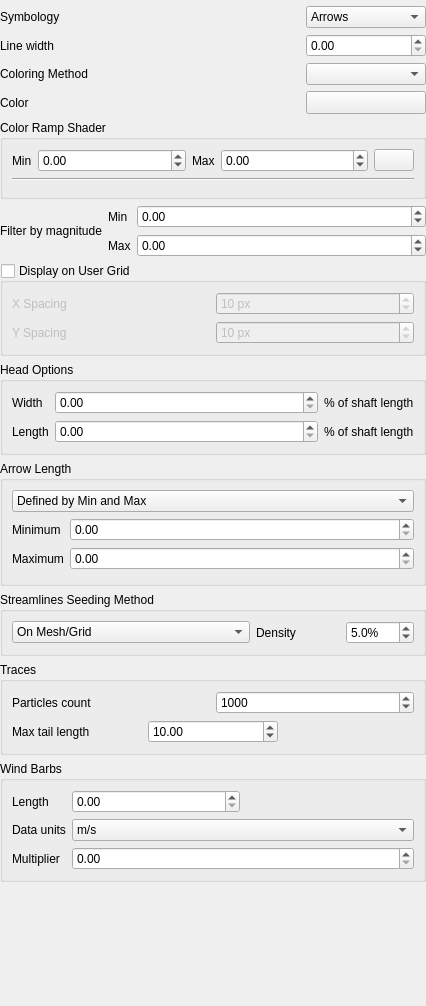
<?xml version="1.0" encoding="UTF-8"?>
<ui version="4.0">
 <class>QgsVectorFieldSettingsWidgetBase</class>
 <widget class="QWidget" name="QgsVectorFieldSettingsWidgetBase">
  <property name="geometry">
   <rect>
    <x>0</x>
    <y>0</y>
    <width>426</width>
    <height>1006</height>
   </rect>
  </property>
  <property name="windowTitle">
   <string notr="true">Form</string>
  </property>
  <layout class="QGridLayout" name="gridLayout">
   <property name="leftMargin">
    <number>0</number>
   </property>
   <property name="topMargin">
    <number>0</number>
   </property>
   <property name="rightMargin">
    <number>0</number>
   </property>
   <property name="bottomMargin">
    <number>0</number>
   </property>
   <item row="16" column="0">
    <spacer name="verticalSpacer">
     <property name="orientation">
      <enum>Qt::Vertical</enum>
     </property>
     <property name="sizeHint" stdset="0">
      <size>
       <width>20</width>
       <height>0</height>
      </size>
     </property>
    </spacer>
   </item>
   <item row="7" column="0" colspan="2">
    <layout class="QGridLayout" name="gridLayout_3">
     <item row="0" column="0" rowspan="2">
      <widget class="QLabel" name="filterByMagnitudeLabel">
       <property name="text">
        <string>Filter by magnitude</string>
       </property>
      </widget>
     </item>
     <item row="1" column="1">
      <widget class="QLabel" name="maximumMagLabel">
       <property name="text">
        <string>Max</string>
       </property>
      </widget>
     </item>
     <item row="1" column="2">
      <widget class="QgsDoubleSpinBox" name="mMaxMagSpinBox">
       <property name="sizePolicy">
        <sizepolicy hsizetype="Expanding" vsizetype="Fixed">
         <horstretch>0</horstretch>
         <verstretch>0</verstretch>
        </sizepolicy>
       </property>
       <property name="minimum">
        <double>-1000000000000000.000000000000000</double>
       </property>
       <property name="maximum">
        <double>1000000000000000.000000000000000</double>
       </property>
      </widget>
     </item>
     <item row="0" column="1">
      <widget class="QLabel" name="minimumMagLabel">
       <property name="text">
        <string>Min</string>
       </property>
      </widget>
     </item>
     <item row="0" column="2">
      <widget class="QgsDoubleSpinBox" name="mMinMagSpinBox">
       <property name="minimum">
        <double>-1000000000000000.000000000000000</double>
       </property>
       <property name="maximum">
        <double>1000000000000000.000000000000000</double>
       </property>
      </widget>
     </item>
    </layout>
   </item>
   <item row="5" column="1">
    <widget class="QgsColorButton" name="mColorWidget">
     <property name="minimumSize">
      <size>
       <width>120</width>
       <height>0</height>
      </size>
     </property>
    </widget>
   </item>
   <item row="6" column="0" colspan="2">
    <widget class="QgsCollapsibleGroupBox" name="mColorRampShaderGroupBox">
     <property name="title">
      <string>Color Ramp Shader</string>
     </property>
     <layout class="QGridLayout" name="gridLayout_5">
      <item row="0" column="2">
       <widget class="QLabel" name="label_5">
        <property name="text">
         <string>Max</string>
        </property>
       </widget>
      </item>
      <item row="0" column="4">
       <widget class="QPushButton" name="mColorRampShaderLoadButton">
        <property name="toolTip">
         <string>Load</string>
        </property>
        <property name="icon">
         <iconset resource="../../../images/images.qrc">
          <normaloff>:/images/themes/default/mActionRefresh.svg</normaloff>:/images/themes/default/mActionRefresh.svg</iconset>
        </property>
       </widget>
      </item>
      <item row="2" column="0" colspan="5">
       <widget class="QgsColorRampShaderWidget" name="mColorRampShaderWidget" native="true">
        <property name="minimumSize">
         <size>
          <width>0</width>
          <height>0</height>
         </size>
        </property>
       </widget>
      </item>
      <item row="1" column="0" colspan="5">
       <widget class="Line" name="line">
        <property name="minimumSize">
         <size>
          <width>0</width>
          <height>0</height>
         </size>
        </property>
        <property name="orientation">
         <enum>Qt::Horizontal</enum>
        </property>
       </widget>
      </item>
      <item row="0" column="3">
       <widget class="QgsDoubleSpinBox" name="mColorRampShaderMaximumSpinBox">
        <property name="sizePolicy">
         <sizepolicy hsizetype="Expanding" vsizetype="Fixed">
          <horstretch>0</horstretch>
          <verstretch>0</verstretch>
         </sizepolicy>
        </property>
        <property name="minimum">
         <double>-1000000000000000.000000000000000</double>
        </property>
        <property name="maximum">
         <double>1000000000000000.000000000000000</double>
        </property>
       </widget>
      </item>
      <item row="0" column="0">
       <widget class="QLabel" name="label">
        <property name="text">
         <string>Min</string>
        </property>
       </widget>
      </item>
      <item row="0" column="1">
       <widget class="QgsDoubleSpinBox" name="mColorRampShaderMinimumSpinBox">
        <property name="sizePolicy">
         <sizepolicy hsizetype="Expanding" vsizetype="Fixed">
          <horstretch>0</horstretch>
          <verstretch>0</verstretch>
         </sizepolicy>
        </property>
        <property name="minimum">
         <double>-1000000000000000.000000000000000</double>
        </property>
        <property name="maximum">
         <double>1000000000000000.000000000000000</double>
        </property>
       </widget>
      </item>
     </layout>
    </widget>
   </item>
   <item row="4" column="1">
    <widget class="QComboBox" name="mColoringMethodComboBox"/>
   </item>
   <item row="3" column="1">
    <widget class="QgsDoubleSpinBox" name="mLineWidthSpinBox">
     <property name="sizePolicy">
      <sizepolicy hsizetype="Ignored" vsizetype="Preferred">
       <horstretch>0</horstretch>
       <verstretch>0</verstretch>
      </sizepolicy>
     </property>
    </widget>
   </item>
   <item row="2" column="1">
    <widget class="QComboBox" name="mSymbologyVectorComboBox">
     <item>
      <property name="text">
       <string>Arrows</string>
      </property>
     </item>
     <item>
      <property name="text">
       <string>Streamlines</string>
      </property>
     </item>
     <item>
      <property name="text">
       <string>Traces</string>
      </property>
     </item>
     <item>
      <property name="text">
       <string>Wind Barbs</string>
      </property>
     </item>
    </widget>
   </item>
   <item row="1" column="0">
    <widget class="QWidget" name="widget" native="true">
     <layout class="QVBoxLayout" name="verticalLayout_5">
      <property name="leftMargin">
       <number>0</number>
      </property>
      <property name="topMargin">
       <number>0</number>
      </property>
      <property name="rightMargin">
       <number>0</number>
      </property>
      <property name="bottomMargin">
       <number>0</number>
      </property>
     </layout>
    </widget>
   </item>
   <item row="11" column="0" colspan="2">
    <widget class="QGroupBox" name="mHeadOptionsGroupBox">
     <property name="title">
      <string>Head Options</string>
     </property>
     <layout class="QGridLayout" name="gridLayout_4">
      <item row="1" column="2">
       <widget class="QLabel" name="percShaftLenLabel_2">
        <property name="text">
         <string>% of shaft length</string>
        </property>
       </widget>
      </item>
      <item row="0" column="1">
       <widget class="QgsDoubleSpinBox" name="mHeadWidthSpinBox">
        <property name="maximum">
         <double>100.000000000000000</double>
        </property>
       </widget>
      </item>
      <item row="1" column="1">
       <widget class="QgsDoubleSpinBox" name="mHeadLengthSpinBox">
        <property name="sizePolicy">
         <sizepolicy hsizetype="Expanding" vsizetype="Fixed">
          <horstretch>0</horstretch>
          <verstretch>0</verstretch>
         </sizepolicy>
        </property>
        <property name="maximum">
         <double>100.000000000000000</double>
        </property>
       </widget>
      </item>
      <item row="0" column="2">
       <widget class="QLabel" name="percShaftLenLabel">
        <property name="text">
         <string>% of shaft length</string>
        </property>
       </widget>
      </item>
      <item row="1" column="0">
       <widget class="QLabel" name="headLengthLabel">
        <property name="text">
         <string>Length</string>
        </property>
       </widget>
      </item>
      <item row="0" column="0">
       <widget class="QLabel" name="headWidthLabel">
        <property name="text">
         <string>Width</string>
        </property>
       </widget>
      </item>
     </layout>
    </widget>
   </item>
   <item row="4" column="0">
    <widget class="QLabel" name="label_4">
     <property name="text">
      <string>Coloring Method</string>
     </property>
    </widget>
   </item>
   <item row="13" column="0" colspan="2">
    <widget class="QGroupBox" name="mStreamlineWidget">
     <property name="title">
      <string>Streamlines Seeding Method</string>
     </property>
     <layout class="QHBoxLayout" name="horizontalLayout_4" stretch="3,2">
      <item>
       <widget class="QComboBox" name="mStreamlinesSeedingMethodComboBox">
        <item>
         <property name="text">
          <string>On Mesh/Grid</string>
         </property>
        </item>
        <item>
         <property name="text">
          <string>Randomly</string>
         </property>
        </item>
       </widget>
      </item>
      <item>
       <layout class="QHBoxLayout" name="horizontalLayout" stretch="1,0">
        <property name="topMargin">
         <number>0</number>
        </property>
        <item>
         <widget class="QLabel" name="mStreamlinesDensityLabel">
          <property name="text">
           <string>Density</string>
          </property>
         </widget>
        </item>
        <item>
         <widget class="QgsDoubleSpinBox" name="mStreamlinesDensitySpinBox">
          <property name="suffix">
           <string>%</string>
          </property>
          <property name="decimals">
           <number>1</number>
          </property>
          <property name="value">
           <double>5.000000000000000</double>
          </property>
         </widget>
        </item>
       </layout>
      </item>
     </layout>
    </widget>
   </item>
   <item row="10" column="0" colspan="2">
    <widget class="QGroupBox" name="mDisplayVectorsOnGridGroupBox">
     <property name="title">
      <string>Display on User Grid</string>
     </property>
     <property name="checkable">
      <bool>true</bool>
     </property>
     <property name="checked">
      <bool>false</bool>
     </property>
     <layout class="QGridLayout" name="gridLayout_2">
      <item row="0" column="0">
       <widget class="QLabel" name="xSpacingLabel">
        <property name="text">
         <string>X Spacing</string>
        </property>
       </widget>
      </item>
      <item row="0" column="1">
       <widget class="QgsSpinBox" name="mXSpacingSpinBox">
        <property name="suffix">
         <string> px</string>
        </property>
        <property name="minimum">
         <number>1</number>
        </property>
        <property name="maximum">
         <number>8000</number>
        </property>
        <property name="singleStep">
         <number>10</number>
        </property>
        <property name="value">
         <number>10</number>
        </property>
       </widget>
      </item>
      <item row="1" column="0">
       <widget class="QLabel" name="ySpacingLabel">
        <property name="text">
         <string>Y Spacing</string>
        </property>
       </widget>
      </item>
      <item row="1" column="1">
       <widget class="QgsSpinBox" name="mYSpacingSpinBox">
        <property name="suffix">
         <string> px</string>
        </property>
        <property name="minimum">
         <number>1</number>
        </property>
        <property name="maximum">
         <number>5000</number>
        </property>
        <property name="singleStep">
         <number>10</number>
        </property>
        <property name="value">
         <number>10</number>
        </property>
       </widget>
      </item>
     </layout>
    </widget>
   </item>
   <item row="2" column="0">
    <widget class="QLabel" name="symbologyLabel">
     <property name="text">
      <string>Symbology</string>
     </property>
    </widget>
   </item>
   <item row="3" column="0">
    <widget class="QLabel" name="label_6">
     <property name="text">
      <string>Line width</string>
     </property>
    </widget>
   </item>
   <item row="5" column="0">
    <widget class="QLabel" name="mSingleColorLabel">
     <property name="text">
      <string>Color</string>
     </property>
    </widget>
   </item>
   <item row="12" column="0" colspan="2">
    <widget class="QGroupBox" name="mArrowLengthGroupBox">
     <property name="title">
      <string>Arrow Length</string>
     </property>
     <layout class="QVBoxLayout" name="verticalLayout_2">
      <item>
       <widget class="QComboBox" name="mShaftLengthComboBox">
        <property name="minimumSize">
         <size>
          <width>0</width>
          <height>0</height>
         </size>
        </property>
        <property name="sizeAdjustPolicy">
         <enum>QComboBox::AdjustToContents</enum>
        </property>
        <item>
         <property name="text">
          <string>Defined by Min and Max</string>
         </property>
        </item>
        <item>
         <property name="text">
          <string>Scaled to Magnitude</string>
         </property>
        </item>
        <item>
         <property name="text">
          <string>Fixed</string>
         </property>
        </item>
       </widget>
      </item>
      <item>
       <widget class="QStackedWidget" name="mShaftOptionsStackedWidget">
        <property name="currentIndex">
         <number>0</number>
        </property>
        <widget class="QWidget" name="page">
         <layout class="QFormLayout" name="formLayout">
          <property name="leftMargin">
           <number>0</number>
          </property>
          <property name="topMargin">
           <number>0</number>
          </property>
          <property name="rightMargin">
           <number>0</number>
          </property>
          <property name="bottomMargin">
           <number>0</number>
          </property>
          <item row="2" column="0">
           <widget class="QLabel" name="minimumShaftLabel">
            <property name="text">
             <string>Minimum</string>
            </property>
           </widget>
          </item>
          <item row="4" column="0">
           <widget class="QLabel" name="maximumShaftLabel">
            <property name="text">
             <string>Maximum</string>
            </property>
           </widget>
          </item>
          <item row="2" column="1">
           <widget class="QgsDoubleSpinBox" name="mMinimumShaftSpinBox"/>
          </item>
          <item row="4" column="1">
           <widget class="QgsDoubleSpinBox" name="mMaximumShaftSpinBox"/>
          </item>
         </layout>
        </widget>
        <widget class="QWidget" name="page_2">
         <layout class="QFormLayout" name="formLayout_2">
          <property name="leftMargin">
           <number>0</number>
          </property>
          <property name="topMargin">
           <number>0</number>
          </property>
          <property name="rightMargin">
           <number>0</number>
          </property>
          <property name="bottomMargin">
           <number>0</number>
          </property>
          <item row="0" column="1">
           <widget class="QgsDoubleSpinBox" name="mScaleShaftByFactorOfSpinBox">
            <property name="sizePolicy">
             <sizepolicy hsizetype="Expanding" vsizetype="Fixed">
              <horstretch>0</horstretch>
              <verstretch>0</verstretch>
             </sizepolicy>
            </property>
           </widget>
          </item>
          <item row="0" column="0">
           <widget class="QLabel" name="scaleByFactorOfLabel">
            <property name="text">
             <string>Scale by a factor of</string>
            </property>
           </widget>
          </item>
         </layout>
        </widget>
        <widget class="QWidget" name="page_3">
         <layout class="QFormLayout" name="formLayout_3">
          <property name="leftMargin">
           <number>0</number>
          </property>
          <property name="topMargin">
           <number>0</number>
          </property>
          <property name="rightMargin">
           <number>0</number>
          </property>
          <property name="bottomMargin">
           <number>0</number>
          </property>
          <item row="0" column="1">
           <widget class="QgsDoubleSpinBox" name="mShaftLengthSpinBox"/>
          </item>
          <item row="0" column="0">
           <widget class="QLabel" name="LengthLabel">
            <property name="text">
             <string>Length</string>
            </property>
           </widget>
          </item>
         </layout>
        </widget>
       </widget>
      </item>
     </layout>
    </widget>
   </item>
   <item row="14" column="0" colspan="2">
    <widget class="QGroupBox" name="mTracesGroupBox">
     <property name="title">
      <string>Traces</string>
     </property>
     <layout class="QVBoxLayout" name="verticalLayout_6">
      <property name="sizeConstraint">
       <enum>QLayout::SetDefaultConstraint</enum>
      </property>
      <item>
       <layout class="QHBoxLayout" name="horizontalLayout_6">
        <property name="topMargin">
         <number>0</number>
        </property>
        <item>
         <widget class="QLabel" name="label_2">
          <property name="text">
           <string>Particles count</string>
          </property>
         </widget>
        </item>
        <item>
         <widget class="QgsSpinBox" name="mTracesParticlesCountSpinBox">
          <property name="maximum">
           <number>1000000</number>
          </property>
          <property name="singleStep">
           <number>100</number>
          </property>
          <property name="value">
           <number>1000</number>
          </property>
         </widget>
        </item>
       </layout>
      </item>
      <item>
       <layout class="QHBoxLayout" name="horizontalLayout_7">
        <property name="topMargin">
         <number>0</number>
        </property>
        <item>
         <widget class="QLabel" name="label_3">
          <property name="text">
           <string>Max tail length</string>
          </property>
         </widget>
        </item>
        <item>
         <widget class="QgsDoubleSpinBox" name="mTracesMaxLengthSpinBox">
          <property name="sizePolicy">
           <sizepolicy hsizetype="Ignored" vsizetype="Fixed">
            <horstretch>0</horstretch>
            <verstretch>0</verstretch>
           </sizepolicy>
          </property>
          <property name="minimumSize">
           <size>
            <width>0</width>
            <height>0</height>
           </size>
          </property>
          <property name="maximumSize">
           <size>
            <width>16777215</width>
            <height>16777215</height>
           </size>
          </property>
          <property name="minimum">
           <double>1.000000000000000</double>
          </property>
          <property name="maximum">
           <double>99999999999999.000000000000000</double>
          </property>
          <property name="singleStep">
           <double>10.000000000000000</double>
          </property>
          <property name="value">
           <double>10.000000000000000</double>
          </property>
         </widget>
        </item>
        <item>
         <widget class="QgsUnitSelectionWidget" name="mTracesTailLengthMapUnitWidget" native="true"/>
        </item>
       </layout>
      </item>
     </layout>
    </widget>
   </item>
   <item row="15" column="0" colspan="2">
    <widget class="QGroupBox" name="mWindBarbGroupBox">
     <property name="title">
      <string>Wind Barbs</string>
     </property>
     <layout class="QFormLayout" name="formLayout_4">
      <item row="1" column="0">
       <widget class="QLabel" name="windBarbLengthLabel">
        <property name="text">
         <string>Length</string>
        </property>
       </widget>
      </item>
      <item row="2" column="0">
       <widget class="QLabel" name="windBarbUnitsLabel">
        <property name="text">
         <string>Data units</string>
        </property>
       </widget>
      </item>
      <item row="2" column="1">
       <widget class="QComboBox" name="mWindBarbUnitsComboBox">
        <property name="toolTip">
         <string>Select the units the data are in.&lt;br&gt;Values are converted to knots for rendering the wind barbs.</string>
        </property>
        <item>
         <property name="text">
          <string>m/s</string>
         </property>
        </item>
        <item>
         <property name="text">
          <string>km/h</string>
         </property>
        </item>
        <item>
         <property name="text">
          <string>knots</string>
         </property>
        </item>
        <item>
         <property name="text">
          <string>mi/h</string>
         </property>
        </item>
        <item>
         <property name="text">
          <string>ft/s</string>
         </property>
        </item>
        <item>
         <property name="text">
          <string>other units</string>
         </property>
        </item>
       </widget>
      </item>
      <item row="3" column="0">
       <widget class="QLabel" name="mWindBarbMagnitudeMultiplierLabel">
        <property name="text">
         <string>Multiplier</string>
        </property>
       </widget>
      </item>
      <item row="3" column="1">
       <widget class="QgsDoubleSpinBox" name="mWindBarbMagnitudeMultiplierSpinBox">
        <property name="toolTip">
         <string>Data will be multiplied by this value to be converted to knots (nautical miles per hour)</string>
        </property>
       </widget>
      </item>
      <item row="1" column="1">
       <layout class="QHBoxLayout" name="horizontalLayout_2">
        <item>
         <widget class="QgsDoubleSpinBox" name="mWindBarbLengthSpinBox">
          <property name="toolTip">
           <string>This defines the shaft length.&lt;br&gt;The pennants and barbs are scaled proportionally.</string>
          </property>
         </widget>
        </item>
        <item>
         <widget class="QgsUnitSelectionWidget" name="mWindBarbLengthMapUnitWidget" native="true"/>
        </item>
       </layout>
      </item>
     </layout>
    </widget>
   </item>
  </layout>
 </widget>
 <customwidgets>
  <customwidget>
   <class>QgsCollapsibleGroupBox</class>
   <extends>QGroupBox</extends>
   <header>qgscollapsiblegroupbox.h</header>
   <container>1</container>
  </customwidget>
  <customwidget>
   <class>QgsDoubleSpinBox</class>
   <extends>QDoubleSpinBox</extends>
   <header>qgsdoublespinbox.h</header>
  </customwidget>
  <customwidget>
   <class>QgsUnitSelectionWidget</class>
   <extends>QWidget</extends>
   <header>qgsunitselectionwidget.h</header>
   <container>1</container>
  </customwidget>
  <customwidget>
   <class>QgsColorRampShaderWidget</class>
   <extends>QWidget</extends>
   <header>qgscolorrampshaderwidget.h</header>
   <container>1</container>
  </customwidget>
  <customwidget>
   <class>QgsColorButton</class>
   <extends>QToolButton</extends>
   <header>qgscolorbutton.h</header>
   <container>1</container>
  </customwidget>
  <customwidget>
   <class>QgsSpinBox</class>
   <extends>QSpinBox</extends>
   <header>qgsspinbox.h</header>
  </customwidget>
 </customwidgets>
 <tabstops>
  <tabstop>mSymbologyVectorComboBox</tabstop>
  <tabstop>mLineWidthSpinBox</tabstop>
  <tabstop>mColoringMethodComboBox</tabstop>
  <tabstop>mColorWidget</tabstop>
  <tabstop>mColorRampShaderMinimumSpinBox</tabstop>
  <tabstop>mColorRampShaderMaximumSpinBox</tabstop>
  <tabstop>mColorRampShaderLoadButton</tabstop>
  <tabstop>mMinMagSpinBox</tabstop>
  <tabstop>mMaxMagSpinBox</tabstop>
  <tabstop>mDisplayVectorsOnGridGroupBox</tabstop>
  <tabstop>mXSpacingSpinBox</tabstop>
  <tabstop>mYSpacingSpinBox</tabstop>
  <tabstop>mHeadWidthSpinBox</tabstop>
  <tabstop>mHeadLengthSpinBox</tabstop>
  <tabstop>mShaftLengthComboBox</tabstop>
  <tabstop>mMinimumShaftSpinBox</tabstop>
  <tabstop>mMaximumShaftSpinBox</tabstop>
  <tabstop>mStreamlinesSeedingMethodComboBox</tabstop>
  <tabstop>mStreamlinesDensitySpinBox</tabstop>
  <tabstop>mTracesParticlesCountSpinBox</tabstop>
  <tabstop>mTracesMaxLengthSpinBox</tabstop>
  <tabstop>mScaleShaftByFactorOfSpinBox</tabstop>
  <tabstop>mShaftLengthSpinBox</tabstop>
 </tabstops>
 <resources>
  <include location="../../../images/images.qrc"/>
  <include location="../../../images/images.qrc"/>
 </resources>
 <connections/>
</ui>
